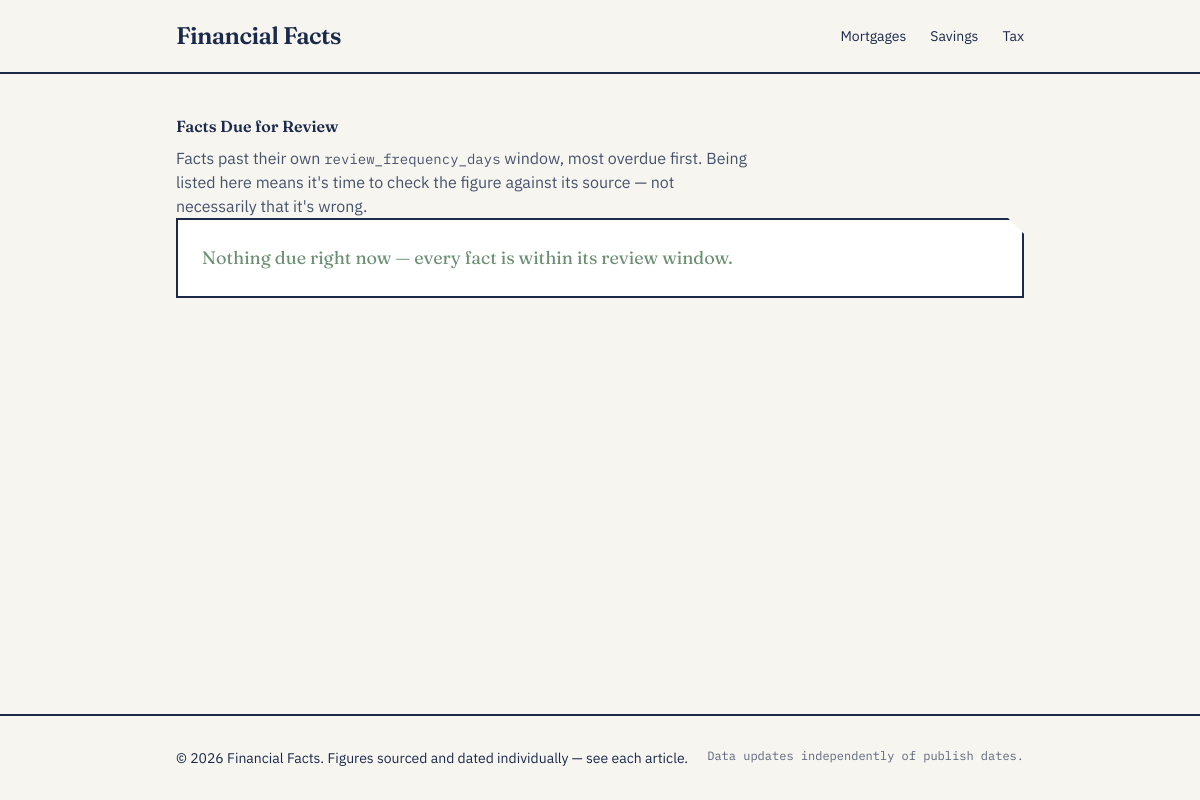
Before: /admin/review.php with the older database file.
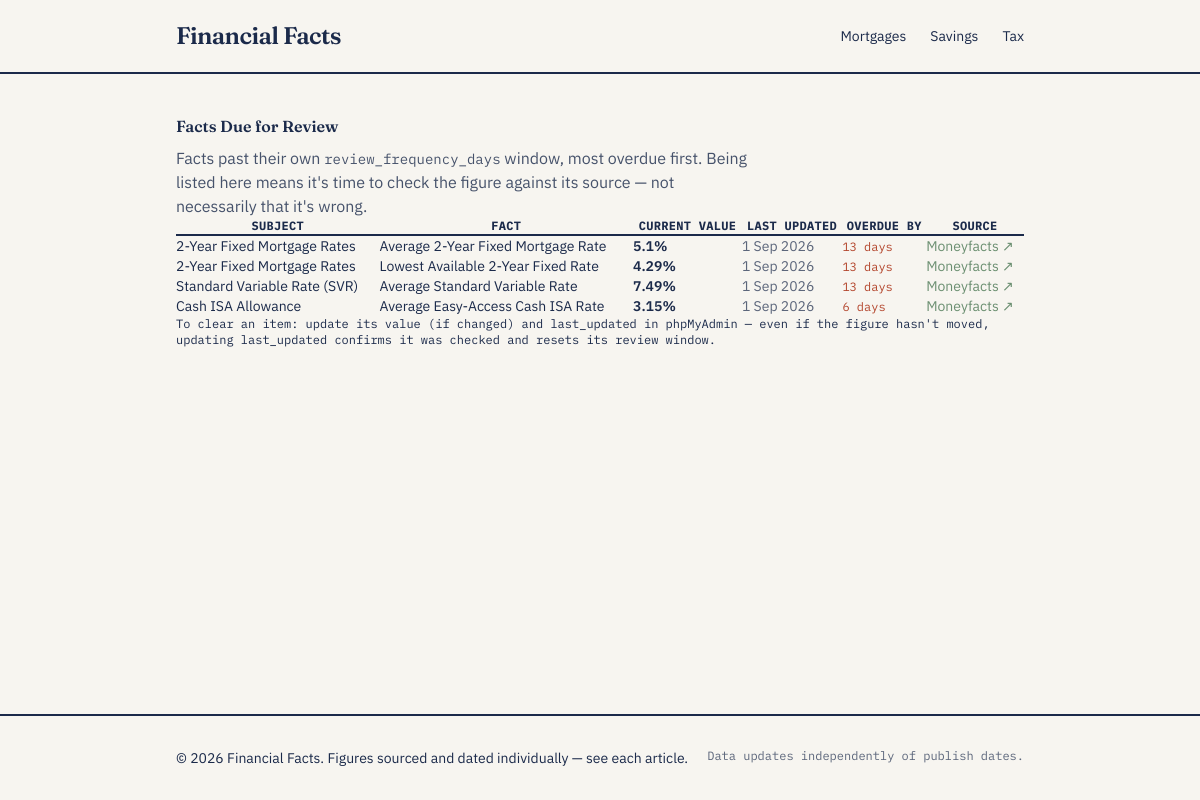
After: the same page with the newer database file.
### tables this page shows
CREATE TABLE IF NOT EXISTS categories (
    id INT AUTO_INCREMENT PRIMARY KEY,
    name VARCHAR(100) NOT NULL,
    slug VARCHAR(100) NOT NULL UNIQUE,
    description TEXT,
    created_at TIMESTAMP DEFAULT CURRENT_TIMESTAMP
);

CREATE TABLE IF NOT EXISTS facts (
    id INT AUTO_INCREMENT PRIMARY KEY,
    subject_id INT NOT NULL,
    fact_key VARCHAR(100) NOT NULL UNIQUE,    
    label VARCHAR(255) NOT NULL,              
    value VARCHAR(255) NOT NULL,              
    unit VARCHAR(50),                         
    context TEXT,                             
    source_name VARCHAR(255),                 
    source_url VARCHAR(500),
    last_updated DATE NOT NULL,
    review_frequency_days INT NOT NULL DEFAULT 90,
    created_at TIMESTAMP DEFAULT CURRENT_TIMESTAMP,
    updated_at TIMESTAMP DEFAULT CURRENT_TIMESTAMP ON UPDATE CURRENT_TIMESTAMP,
    FOREIGN KEY (subject_id) REFERENCES subjects(id) ON DELETE CASCADE,
    INDEX idx_subject (subject_id)
);

CREATE TABLE IF NOT EXISTS subjects (
    id INT AUTO_INCREMENT PRIMARY KEY,
    subcategory_id INT NOT NULL,
    name VARCHAR(150) NOT NULL,
    slug VARCHAR(150) NOT NULL UNIQUE,
    intro TEXT,                     
    created_at TIMESTAMP DEFAULT CURRENT_TIMESTAMP,
    FOREIGN KEY (subcategory_id) REFERENCES subcategories(id) ON DELETE CASCADE,
    INDEX idx_subcategory (subcategory_id)
);

### includes/functions.php (called while the page is built, shortened)
<?php
function getAllCategories(): array
{
    $pdo = getDbConnection();
    return $pdo->query('SELECT * FROM categories ORDER BY name ASC')->fetchAll();
}
function getFactsDueForReview(): array
{
    $pdo = getDbConnection();
    $stmt = $pdo->query(
        "SELECT f.*, s.name AS subject_name, s.slug AS subject_slug,
                DATEDIFF(CURDATE(), f.last_updated) AS days_since_update,
                DATEDIFF(CURDATE(), f.last_updated) - f.review_frequency_days AS days_overdue
         FROM facts f
         JOIN subjects s ON s.id = f.subject_id
         WHERE DATEDIFF(CURDATE(), f.last_updated) >= f.review_frequency_days
         ORDER BY days_overdue DESC"
    );
    return $stmt->fetchAll();
}
function e(string $value): string
{
    return htmlspecialchars($value, ENT_QUOTES, 'UTF-8');
}

### public/admin/review.php (the view, shortened to what this page needs)
<?php
require_once __DIR__ . '/../../includes/functions.php';
$dueFacts = getFactsDueForReview();
include __DIR__ . '/../../includes/header.php';
?>
<section class="mb-8">
    <h1 class="font-display text-3xl font-semibold mb-2">Facts Due for Review</h1>
    <p class="opacity-80 max-w-xl">
        Facts past their own <code class="font-mono text-sm">review_frequency_days</code>
        window, most overdue first. Being listed here means it's time to check the
        figure against its source — not necessarily that it's wrong.
    </p>
</section>
<?php if (empty($dueFacts)): ?>
    <p class="fact-card p-6 text-secondary font-display text-lg">
        Nothing due right now — every fact is within its review window.
    </p>
<?php else: ?>
    <div class="overflow-x-auto">
        <table class="w-full text-sm border-collapse">
            <thead>
                <tr class="border-b-2 border-primary text-left font-mono text-xs uppercase tracking-wide">
                    <th class="py-2 pr-4">Subject</th>
                    <th class="py-2 pr-4">Fact</th>
                    <th class="py-2 pr-4">Current value</th>
                    <th class="py-2 pr-4">Last updated</th>
                    <th class="py-2 pr-4">Overdue by</th>
                    <th class="py-2 pr-4">Source</th>
                </tr>
            </thead>
            <tbody>
                <?php foreach ($dueFacts as $fact): ?>
                    <tr class="border-b border-primary/20">
                        <td class="py-3 pr-4">
                            <a href="/fact.php?slug=<?= e($fact['subject_slug']) ?>" class="hover:text-accent" target="_blank">
                                <?= e($fact['subject_name']) ?>
                            </a>
                        </td>
                        <td class="py-3 pr-4"><?= e($fact['label']) ?></td>
                        <td class="py-3 pr-4 fact-value font-semibold">
                            <?= e($fact['value']) ?><?= e($fact['unit'] ?? '') ?>
                        </td>
                        <td class="py-3 pr-4 opacity-70">
                            <?= date('j M Y', strtotime($fact['last_updated'])) ?>
                        </td>
                        <td class="py-3 pr-4">
                            <span class="font-mono text-xs px-2 py-1 rounded bg-error/10 text-error">
                                <?= (int) $fact['days_overdue'] ?> days
                            </span>
                        </td>
                        <td class="py-3 pr-4">
                            <?php if ($fact['source_url']): ?>
                                <a href="<?= e($fact['source_url']) ?>" target="_blank" rel="noopener"
                                   class="text-secondary hover:text-accent underline">
                                    <?= e($fact['source_name'] ?? 'Check source') ?> &#8599;
                                </a>
                            <?php else: ?>
                                <span class="opacity-50"><?= e($fact['source_name'] ?? '—') ?></span>
                            <?php endif; ?>
                        </td>
                    </tr>
                <?php endforeach; ?>
            </tbody>
        </table>
    </div>
    <p class="text-xs opacity-50 mt-6 font-mono">
        To clear an item: update its value (if changed) and last_updated in phpMyAdmin —
        even if the figure hasn't moved, updating last_updated confirms it was checked
        and resets its review window.
    </p>
<?php endif; ?>
<?php include __DIR__ . '/../../includes/footer.php'; ?>

### includes/header.php (shortened to what this page needs)
<!DOCTYPE html>
<html lang="en" data-theme="financialfacts">
<head>
    <link rel="stylesheet" href="/assets/css/tailwind.css">
</head>
<body class="bg-base-100 text-primary font-sans min-h-screen flex flex-col">
    <header class="border-b-2 border-primary bg-base-100">
        <div class="max-w-4xl mx-auto px-6 py-5 flex items-center justify-between">
            <a href="/" class="font-display text-2xl font-semibold tracking-tight text-primary">
                Financial Facts
            </a>
            <nav class="flex gap-6 font-sans text-sm">
                <?php foreach (getAllCategories() as $cat): ?>
                    <a href="/category.php?slug=<?= e($cat['slug']) ?>"
                       class="hover:text-accent transition-colors">
                        <?= e($cat['name']) ?>
                    </a>
                <?php endforeach; ?>
            </nav>
        </div>
    </header>
    <main class="flex-1 max-w-4xl mx-auto px-6 py-10 w-full">

### includes/footer.php
    </main>
    <footer class="border-t-2 border-primary">
        <div class="max-w-4xl mx-auto px-6 py-8 flex flex-col sm:flex-row justify-between gap-4 text-sm">
            <p>&copy; <?= date('Y') ?> Financial Facts. Figures sourced and dated individually — see each article.</p>
            <p class="font-mono text-xs opacity-70">Data updates independently of publish dates.</p>
        </div>
    </footer>
</body>
</html>

Changed rows visible on the page:
now on this page (row edited): facts: subject.name "2-Year Fixed Mortgage Rates", label "Average 2-Year Fixed Mortgage Rate", value "5.1", unit "%", last_updated "1 Sep 2026", days_overdue "13", source_name "Moneyfacts"
now on this page (row edited): facts: subject.name "2-Year Fixed Mortgage Rates", label "Lowest Available 2-Year Fixed Rate", value "4.29", unit "%", last_updated "1 Sep 2026", days_overdue "13", source_name "Moneyfacts"
added facts: subject.name "Standard Variable Rate (SVR)", label "Average Standard Variable Rate", value "7.49", unit "%", last_updated "1 Sep 2026", days_overdue "13", source_name "Moneyfacts"
added facts: subject.name "Cash ISA Allowance", label "Average Easy-Access Cash ISA Rate", value "3.15", unit "%", last_updated "1 Sep 2026", days_overdue "6", source_name "Moneyfacts"
Other visible differences:
text no longer shown: "Nothing due right now — every fact is within its review window."
text now shown: "SUBJECT FACT CURRENT VALUE LAST UPDATED OVERDUE BY SOURCE To clear an item: update its value (if changed) and last_updated in phpMyAdmin — even if the figure hasn't moved, updating last_updated confirms it was checked and resets its review window."
